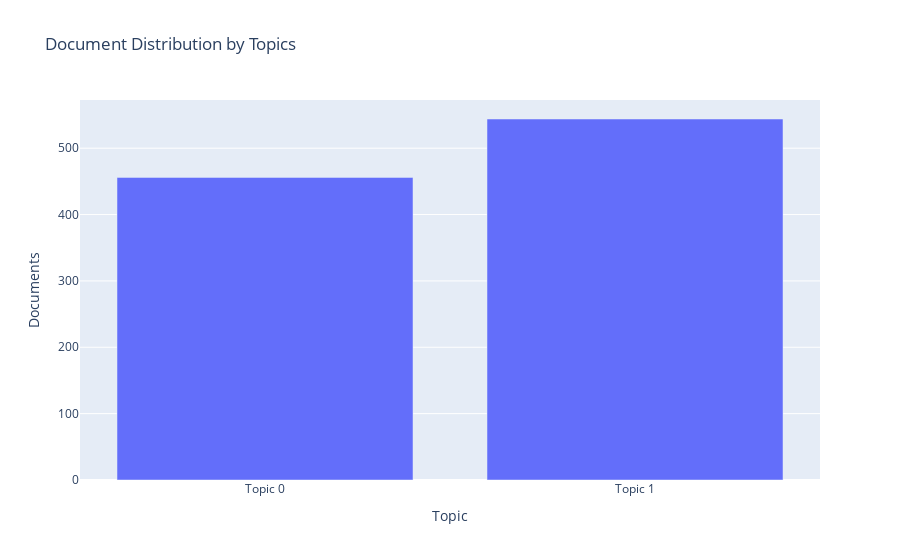

This figure's notebook cell:
### Markdown cell above
plotに"topic_distribution"を指定し、各トッピックに分類されたサンプル数をグラフで確認します。

### Code cell
plot_model(tuned_classification, plot="topic_distribution")

### Figure 1 — Plotly figure (JSON) as saved in the notebook; plotly's stock layout.template omitted (floating-point values rounded to 4 significant figures)
{"data": [{"textposition": "auto", "hovertemplate": "Topic=%{x}<br>Documents=%{y}<br>Keyword=%{customdata[0]}", "showlegend": false, "legendgroup": "", "name": "", "yaxis": "y", "customdata": [["group, family, use, small, pay, marry, farmer, rice, area, stock"], ["work, product, help, family, use, live, start, home, husband, community"]], "y": [456, 544], "hoverlabel": {"namelength": 0}, "offsetgroup": "", "xaxis": "x", "marker": {"color": "#636efa"}, "x": ["Topic 0", "Topic 1"], "alignmentgroup": "True", "type": "bar", "orientation": "v"}], "layout": {"yaxis": {"domain": [0, 1], "anchor": "x", "title": {"text": "Documents"}}, "title": {"text": "Document Distribution by Topics"}, "barmode": "relative", "xaxis": {"domain": [0, 1], "anchor": "y", "title": {"text": "Topic"}}, "legend": {"tracegroupgap": 0}}}
